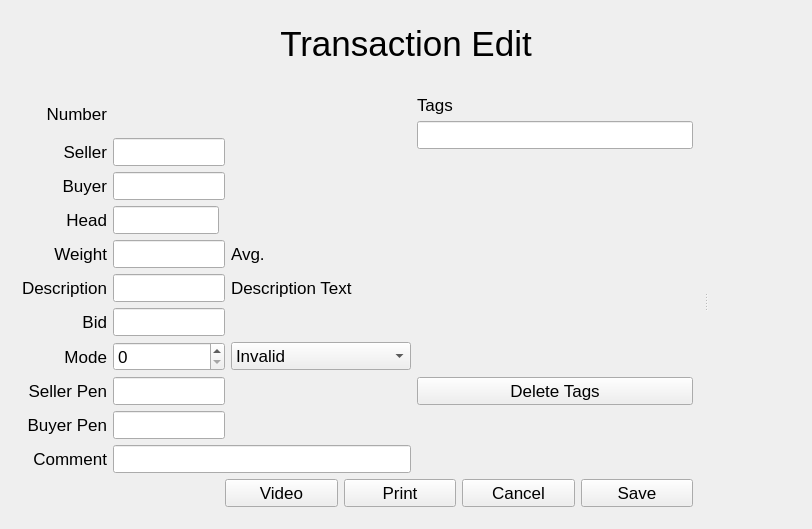
<?xml version="1.0" encoding="UTF-8"?>
<ui version="4.0">
 <class>TransactionDialog</class>
 <widget class="QDialog" name="TransactionDialog">
  <property name="windowModality">
   <enum>Qt::ApplicationModal</enum>
  </property>
  <property name="enabled">
   <bool>true</bool>
  </property>
  <property name="geometry">
   <rect>
    <x>0</x>
    <y>0</y>
    <width>812</width>
    <height>529</height>
   </rect>
  </property>
  <property name="font">
   <font>
    <pointsize>13</pointsize>
   </font>
  </property>
  <property name="windowTitle">
   <string>Transaction Edit</string>
  </property>
  <layout class="QGridLayout" name="gridLayout_2">
   <item row="0" column="0">
    <widget class="QLabel" name="textLabel1">
     <property name="frameShape">
      <enum>QFrame::NoFrame</enum>
     </property>
     <property name="frameShadow">
      <enum>QFrame::Plain</enum>
     </property>
     <property name="text">
      <string>&lt;font face=&quot;Arial&quot;&gt;&lt;font size=&quot;+3&quot;&gt;&lt;font face=&quot;Arial&quot;&gt;Transaction Edit&lt;/font&gt;&lt;/font&gt;&lt;/font&gt;</string>
     </property>
     <property name="alignment">
      <set>Qt::AlignCenter</set>
     </property>
     <property name="wordWrap">
      <bool>true</bool>
     </property>
    </widget>
   </item>
   <item row="1" column="0">
    <widget class="QSplitter" name="splitter">
     <property name="orientation">
      <enum>Qt::Horizontal</enum>
     </property>
     <property name="childrenCollapsible">
      <bool>true</bool>
     </property>
     <widget class="QWidget" name="layoutWidget">
      <layout class="QGridLayout" name="gridLayout" rowstretch="1,0,0,0,0,0,0,0,0,0,0,0,0,0">
       <item row="4" column="0">
        <widget class="QLabel" name="tranEditBuyer">
         <property name="frameShape">
          <enum>QFrame::NoFrame</enum>
         </property>
         <property name="frameShadow">
          <enum>QFrame::Plain</enum>
         </property>
         <property name="text">
          <string>Buyer</string>
         </property>
         <property name="alignment">
          <set>Qt::AlignRight|Qt::AlignTrailing|Qt::AlignVCenter</set>
         </property>
         <property name="wordWrap">
          <bool>false</bool>
         </property>
        </widget>
       </item>
       <item row="11" column="0">
        <widget class="QLabel" name="tranEditBPen">
         <property name="text">
          <string>Buyer Pen</string>
         </property>
         <property name="alignment">
          <set>Qt::AlignRight|Qt::AlignTrailing|Qt::AlignVCenter</set>
         </property>
         <property name="wordWrap">
          <bool>false</bool>
         </property>
        </widget>
       </item>
       <item row="6" column="4">
        <widget class="QLabel" name="transeditAvgWt">
         <property name="text">
          <string/>
         </property>
         <property name="wordWrap">
          <bool>false</bool>
         </property>
        </widget>
       </item>
       <item row="4" column="1" colspan="2">
        <widget class="QLineEdit" name="transeditBuyer"/>
       </item>
       <item row="5" column="0">
        <widget class="QLabel" name="tranEditHead">
         <property name="text">
          <string>Head</string>
         </property>
         <property name="alignment">
          <set>Qt::AlignRight|Qt::AlignTrailing|Qt::AlignVCenter</set>
         </property>
         <property name="wordWrap">
          <bool>false</bool>
         </property>
        </widget>
       </item>
       <item row="5" column="1">
        <widget class="QLineEdit" name="transeditHead"/>
       </item>
       <item row="6" column="0">
        <widget class="QLabel" name="tranEditWeight">
         <property name="text">
          <string>Weight</string>
         </property>
         <property name="alignment">
          <set>Qt::AlignRight|Qt::AlignTrailing|Qt::AlignVCenter</set>
         </property>
         <property name="wordWrap">
          <bool>false</bool>
         </property>
        </widget>
       </item>
       <item row="11" column="1" colspan="2">
        <widget class="QLineEdit" name="transeditBPen"/>
       </item>
       <item row="6" column="1" colspan="2">
        <widget class="QLineEdit" name="transeditWeight"/>
       </item>
       <item row="6" column="3">
        <widget class="QLabel" name="averageLabel">
         <property name="text">
          <string>Avg.</string>
         </property>
         <property name="wordWrap">
          <bool>false</bool>
         </property>
        </widget>
       </item>
       <item row="13" column="2" colspan="4">
        <layout class="QHBoxLayout" name="horizontalLayout">
         <item>
          <widget class="QPushButton" name="videoPushButton">
           <property name="text">
            <string>Video</string>
           </property>
           <property name="shortcut">
            <string/>
           </property>
           <property name="autoDefault">
            <bool>false</bool>
           </property>
          </widget>
         </item>
         <item>
          <widget class="QPushButton" name="printTicketButton">
           <property name="text">
            <string>Print</string>
           </property>
           <property name="shortcut">
            <string/>
           </property>
           <property name="autoDefault">
            <bool>false</bool>
           </property>
          </widget>
         </item>
         <item>
          <widget class="QPushButton" name="cancelTransaction">
           <property name="text">
            <string>Cancel</string>
           </property>
           <property name="shortcut">
            <string/>
           </property>
           <property name="autoDefault">
            <bool>false</bool>
           </property>
          </widget>
         </item>
         <item>
          <widget class="QPushButton" name="buttSaveTransaction">
           <property name="text">
            <string>Save</string>
           </property>
           <property name="shortcut">
            <string/>
           </property>
           <property name="autoDefault">
            <bool>false</bool>
           </property>
          </widget>
         </item>
        </layout>
       </item>
       <item row="7" column="0">
        <widget class="QLabel" name="tranEditDesc">
         <property name="text">
          <string>Description</string>
         </property>
         <property name="alignment">
          <set>Qt::AlignRight|Qt::AlignTrailing|Qt::AlignVCenter</set>
         </property>
         <property name="wordWrap">
          <bool>false</bool>
         </property>
        </widget>
       </item>
       <item row="7" column="1" colspan="2">
        <widget class="QLineEdit" name="transeditDesc">
         <property name="text">
          <string/>
         </property>
         <property name="maxLength">
          <number>32767</number>
         </property>
         <property name="alignment">
          <set>Qt::AlignRight</set>
         </property>
         <property name="readOnly">
          <bool>false</bool>
         </property>
        </widget>
       </item>
       <item row="7" column="3" colspan="2">
        <widget class="QLabel" name="transedTextDesc">
         <property name="text">
          <string>Description Text</string>
         </property>
         <property name="wordWrap">
          <bool>false</bool>
         </property>
        </widget>
       </item>
       <item row="8" column="0">
        <widget class="QLabel" name="tranEditBid">
         <property name="text">
          <string>Bid</string>
         </property>
         <property name="alignment">
          <set>Qt::AlignRight|Qt::AlignTrailing|Qt::AlignVCenter</set>
         </property>
         <property name="wordWrap">
          <bool>false</bool>
         </property>
        </widget>
       </item>
       <item row="8" column="1" colspan="2">
        <widget class="QLineEdit" name="transeditBid">
         <property name="alignment">
          <set>Qt::AlignRight</set>
         </property>
        </widget>
       </item>
       <item row="9" column="0">
        <widget class="QLabel" name="tranEditMode">
         <property name="text">
          <string>Mode</string>
         </property>
         <property name="alignment">
          <set>Qt::AlignRight|Qt::AlignTrailing|Qt::AlignVCenter</set>
         </property>
         <property name="wordWrap">
          <bool>false</bool>
         </property>
        </widget>
       </item>
       <item row="9" column="1" colspan="2">
        <widget class="QSpinBox" name="modeSpinBox">
         <property name="maximum">
          <number>8</number>
         </property>
        </widget>
       </item>
       <item row="9" column="3" colspan="2">
        <widget class="QComboBox" name="transeditMode">
         <property name="minimumSize">
          <size>
           <width>180</width>
           <height>0</height>
          </size>
         </property>
         <property name="sizeAdjustPolicy">
          <enum>QComboBox::AdjustToContents</enum>
         </property>
         <item>
          <property name="text">
           <string>Invalid</string>
          </property>
         </item>
         <item>
          <property name="text">
           <string>Sale/CWT</string>
          </property>
         </item>
         <item>
          <property name="text">
           <string>Sale/Head</string>
          </property>
         </item>
         <item>
          <property name="text">
           <string>NoSale/CWT</string>
          </property>
         </item>
         <item>
          <property name="text">
           <string>NoSale/Head</string>
          </property>
         </item>
         <item>
          <property name="text">
           <string>Resale/CWT</string>
          </property>
         </item>
         <item>
          <property name="text">
           <string>Resale/Head</string>
          </property>
         </item>
         <item>
          <property name="text">
           <string>Buyer Swap/CWT</string>
          </property>
         </item>
         <item>
          <property name="text">
           <string>Buyer Swap/Head</string>
          </property>
         </item>
        </widget>
       </item>
       <item row="2" column="0" rowspan="2">
        <widget class="QLabel" name="tranEditSeller">
         <property name="text">
          <string>Seller</string>
         </property>
         <property name="alignment">
          <set>Qt::AlignRight|Qt::AlignTrailing|Qt::AlignVCenter</set>
         </property>
         <property name="wordWrap">
          <bool>false</bool>
         </property>
        </widget>
       </item>
       <item row="0" column="1" rowspan="2" colspan="2">
        <widget class="QLabel" name="transeditNumber">
         <property name="text">
          <string/>
         </property>
         <property name="wordWrap">
          <bool>false</bool>
         </property>
        </widget>
       </item>
       <item row="10" column="5">
        <widget class="QPushButton" name="deleteTagButton">
         <property name="text">
          <string>Delete Tags</string>
         </property>
         <property name="autoDefault">
          <bool>false</bool>
         </property>
        </widget>
       </item>
       <item row="0" column="5">
        <widget class="QLabel" name="averageLabel_2">
         <property name="text">
          <string>Tags</string>
         </property>
         <property name="wordWrap">
          <bool>false</bool>
         </property>
        </widget>
       </item>
       <item row="0" column="3" rowspan="2" colspan="2">
        <widget class="QLabel" name="manLabel">
         <property name="text">
          <string/>
         </property>
         <property name="wordWrap">
          <bool>false</bool>
         </property>
        </widget>
       </item>
       <item row="1" column="5" rowspan="2">
        <widget class="QLineEdit" name="tagEdit"/>
       </item>
       <item row="3" column="5" rowspan="7">
        <widget class="Q3ListBox" name="tagListBox">
         <property name="selectionMode">
          <enum>Q3ListBox::Multi</enum>
         </property>
        </widget>
       </item>
       <item row="10" column="1" colspan="2">
        <widget class="QLineEdit" name="transeditSPen"/>
       </item>
       <item row="10" column="0">
        <widget class="QLabel" name="tranEditSPen">
         <property name="text">
          <string>Seller Pen</string>
         </property>
         <property name="alignment">
          <set>Qt::AlignRight|Qt::AlignTrailing|Qt::AlignVCenter</set>
         </property>
         <property name="wordWrap">
          <bool>false</bool>
         </property>
        </widget>
       </item>
       <item row="12" column="0">
        <widget class="QLabel" name="tranEditBPen_2">
         <property name="text">
          <string>Comment</string>
         </property>
         <property name="alignment">
          <set>Qt::AlignRight|Qt::AlignTrailing|Qt::AlignVCenter</set>
         </property>
         <property name="wordWrap">
          <bool>false</bool>
         </property>
        </widget>
       </item>
       <item row="12" column="1" colspan="4">
        <widget class="QLineEdit" name="transeditComment"/>
       </item>
       <item row="2" column="1" rowspan="2" colspan="2">
        <widget class="QLineEdit" name="transeditSeller">
         <property name="readOnly">
          <bool>false</bool>
         </property>
        </widget>
       </item>
       <item row="0" column="0" rowspan="2">
        <widget class="QLabel" name="editNumberLabel">
         <property name="text">
          <string>Number</string>
         </property>
         <property name="alignment">
          <set>Qt::AlignRight|Qt::AlignTrailing|Qt::AlignVCenter</set>
         </property>
         <property name="wordWrap">
          <bool>false</bool>
         </property>
        </widget>
       </item>
      </layout>
     </widget>
     <widget class="QWidget" name="videoWidget" native="true"/>
    </widget>
   </item>
  </layout>
 </widget>
 <layoutdefault spacing="6" margin="11"/>
 <pixmapfunction>qPixmapFromMimeSource</pixmapfunction>
 <customwidgets>
  <customwidget>
   <class>Q3Frame</class>
   <extends>QFrame</extends>
   <header>Qt3Support/Q3Frame</header>
   <container>1</container>
  </customwidget>
  <customwidget>
   <class>Q3ListBox</class>
   <extends>Q3Frame</extends>
   <header>q3listbox.h</header>
  </customwidget>
 </customwidgets>
 <tabstops>
  <tabstop>transeditSeller</tabstop>
  <tabstop>transeditBuyer</tabstop>
  <tabstop>transeditHead</tabstop>
  <tabstop>transeditWeight</tabstop>
  <tabstop>transeditDesc</tabstop>
  <tabstop>transeditBid</tabstop>
  <tabstop>modeSpinBox</tabstop>
  <tabstop>transeditSPen</tabstop>
  <tabstop>transeditBPen</tabstop>
  <tabstop>transeditComment</tabstop>
  <tabstop>buttSaveTransaction</tabstop>
  <tabstop>cancelTransaction</tabstop>
  <tabstop>transeditMode</tabstop>
 </tabstops>
 <includes>
  <include location="local">types/transaction.h</include>
  <include location="local">dao/setupdao.h</include>
  <include location="local">dao/printerdao.h</include>
  <include location="local">dao/salemanager.h</include>
 </includes>
 <resources/>
 <connections/>
</ui>
